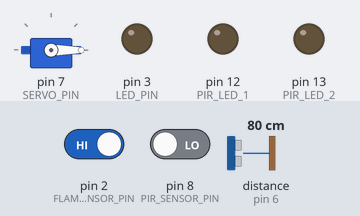
A sketch run on a simulated Arduino Mega 2560, built with avr-gcc and run on an emulated ATmega2560. On the bench: servo, output pins drawn as LEDs (lit = HIGH). Wiring (inferred from the names in the program): ultrasonic range finder: trigger pin 5; echo pin 6. The test bench sets the inputs (shaded band); at power-on: distance to the obstacle (sensor on pin 6) 80 cm, pin 2 (FLAME_SENSOR_PIN) HIGH, pin 8 (PIR_SENSOR_PIN) LOW. The echo pulse lasts 58.3 µs per cm; pins used as bus, display or sensor lines are not drawn; what the sketch prints to the serial monitor is not drawn.

Above: at 1.2 s.
1.3 s: distance to the obstacle (sensor on pin 6) set to 17 cm
4.3 s: distance to the obstacle (sensor on pin 6) set to 14 cm
At 4.88 s:
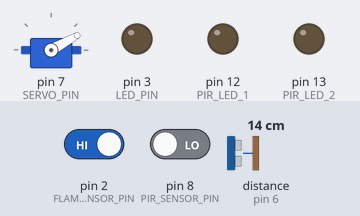
At 6.5 s:
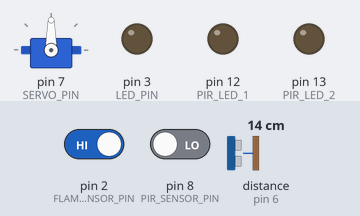
Timing chart, 0 to 13.3 s (numbered marks = the images above; inputs shaded):
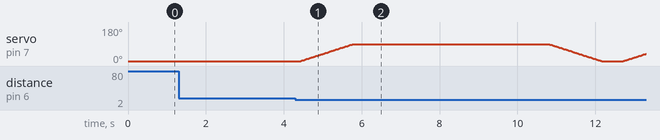

Measured:
- the behaviour switches between 16 and 15 cm on distance to the obstacle (sensor on pin 6) (found by bisection; images 0 and 1)
- after the input at 1.3 s, every drawn part: stays the same

The sketch:

megaboard.ino
```cpp
/**
 * @file megaboard.ino
 * @brief Arduino Mega Board Control for Home Automation
 * @author Vikum Kalhara
 * @date 2025
 * @version 1.0
 *
 * This file manages the core functionality of the home automation system using an Arduino Mega board.
 * It handles communication with other modules and executes automation commands.
 */

#include <Servo.h>

// Fire Detection
#define FLAME_SENSOR_PIN 2
#define LED_PIN 3
#define BUZZER_PIN 4

// Main Gate Motion Detection (Updated)
#define PIR_SENSOR_PIN 8
#define PIR_LED_1 12
#define PIR_LED_2 13

// Ultrasonic Sensor
#define ULTRASONIC_TRIG 5
#define ULTRASONIC_ECHO 6

// Servo Motor
#define SERVO_PIN 7

Servo myServo;

void setup() {
    Serial.begin(9600);

    // Fire Detection
    pinMode(FLAME_SENSOR_PIN, INPUT);
    pinMode(LED_PIN, OUTPUT);
    pinMode(BUZZER_PIN, OUTPUT);

    // PIR Motion Detection
    pinMode(PIR_SENSOR_PIN, INPUT);
    pinMode(PIR_LED_1, OUTPUT);
    pinMode(PIR_LED_2, OUTPUT);

    // Ultrasonic Sensor
    pinMode(ULTRASONIC_TRIG, OUTPUT);
    pinMode(ULTRASONIC_ECHO, INPUT);

    // Servo Initialization
    myServo.attach(SERVO_PIN);
    myServo.write(0);  // Set servo to 0 degrees initially

    Serial.println("✅ System Ready...");
}

void loop() {
    fireDetection();
    ultrasonicServoControl();
    motionDetection();  // 🏃 Added motion detection function
}

// Fire Detection Function
void fireDetection() {
    if (digitalRead(FLAME_SENSOR_PIN) == LOW) {
        Serial.println("🔥 Fire Detected! 🔥");
        digitalWrite(LED_PIN, HIGH);
        tone(BUZZER_PIN, 3000);  // Buzzer ON
    } else {
        digitalWrite(LED_PIN, LOW);
        noTone(BUZZER_PIN);     // Buzzer OFF
    }
}

// PIR Motion Detection Function
void motionDetection() {
    if (digitalRead(PIR_SENSOR_PIN) == HIGH) {
        Serial.println("🏃 Motion Detected! Turning ON LEDs...");
        digitalWrite(PIR_LED_1, HIGH);
        digitalWrite(PIR_LED_2, HIGH);
        delay(4000);
    } else {
        Serial.println("🛑 No Motion. Turning OFF LEDs...");
        digitalWrite(PIR_LED_1, LOW);
        digitalWrite(PIR_LED_2, LOW);
    }
}

// Smooth Servo Movement Function
void smoothServoMove(int startAngle, int endAngle) {
    if (startAngle < endAngle) {
        for (int pos = startAngle; pos <= endAngle; pos++) {
            myServo.write(pos);
            delay(15);  // Delay between movements for smoothness
        }
    } else {
        for (int pos = startAngle; pos >= endAngle; pos--) {
            myServo.write(pos);
            delay(15);
        }
    }
}

// Ultrasonic Sensor with Smooth Servo Motor Control
void ultrasonicServoControl() {
    digitalWrite(ULTRASONIC_TRIG, LOW);
    delayMicroseconds(2);
    digitalWrite(ULTRASONIC_TRIG, HIGH);
    delayMicroseconds(10);
    digitalWrite(ULTRASONIC_TRIG, LOW);

    long duration = pulseIn(ULTRASONIC_ECHO, HIGH, 30000);

    if (duration == 0) {
        Serial.println("⚠️ No object detected or sensor timeout.");
        return;
    }

    float distance = duration * 0.034 / 2.0;

    Serial.print("📏 Distance: ");
    Serial.print(distance);
    Serial.println(" cm");

    if (distance <= 15) {
        Serial.println("🚨 Object detected! Moving servo smoothly...");
        smoothServoMove(0, 90);   // Open position smoothly
        delay(5000);              // Wait 5 seconds
        smoothServoMove(90, 0);   // Return to initial position smoothly
        delay(500);
    }
}
```
